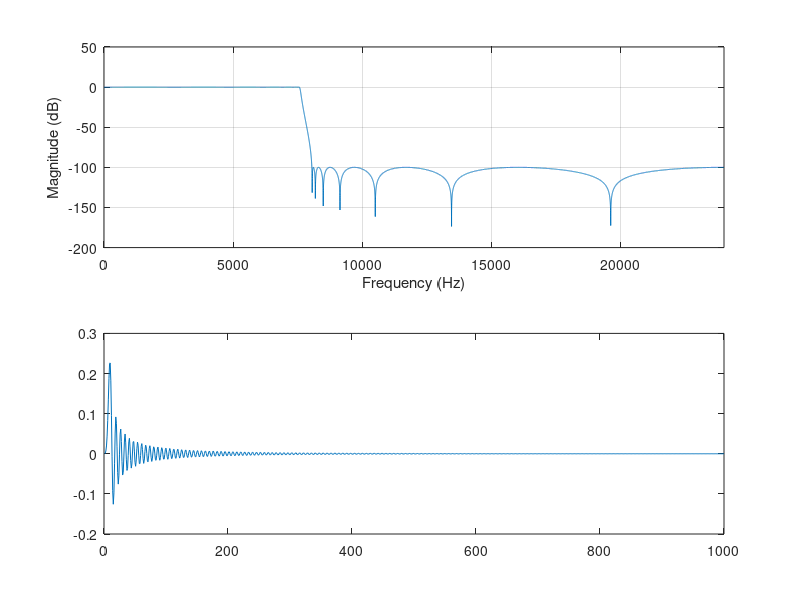
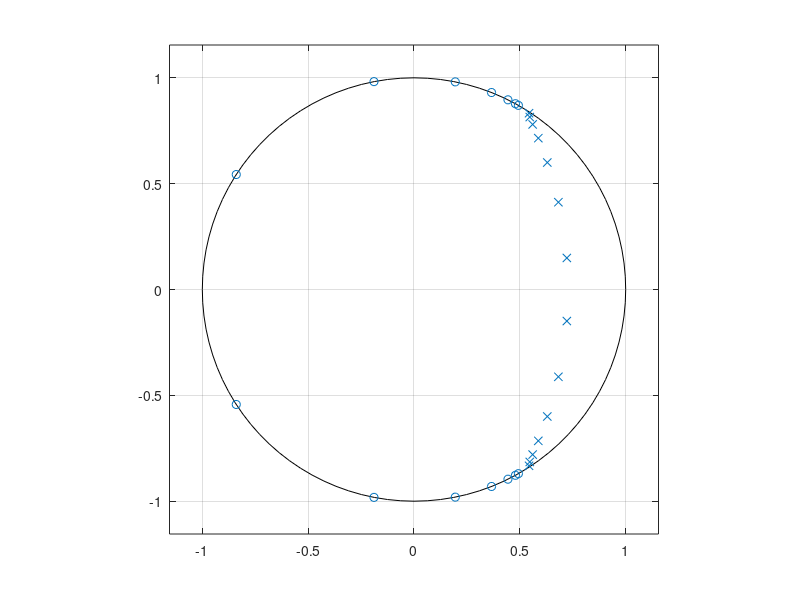

MATLAB code for these plots, in order:
function Resample_LPF

% 48000 ==> 8000
Fp1 = 48000; Fp2 = 8000;
L = 1; M = 6; order = 14;
[b,a] = ellip(order, 0.1, 100, 0.94*L/M);
sos = tf2sos(b,a);

% b = round(b*1000000)/1000000;
% a = round(a*1000000)/1000000;
% 
figure(1)
freqz(b,a, 8*2048, Fp1)
subplot(2,1,2)
delta = 1; delta(1000) = 0;
plot(filter(b,a, delta));

figure(2)
zplane(b,a)

% save_lpf(Fp1, Fp2, L, M, order, b, a);
save_lpf_sos(Fp1, Fp2, L, M, order, sos);
pause

% 44100 ==> 11025
Fp1 = 44100; Fp2 = 11025;
L = 1; M = 4; order = 14;
[b,a] = ellip(order, 0.1, 100, 0.94*L/M);
sos = tf2sos(b,a);

figure(1)
freqz(b,a, 8*2048, Fp1)
subplot(2,1,2)
delta = 1; delta(1000) = 0;
plot(filter(b,a, delta));

figure(2)
zplane(b,a)

% save_lpf(Fp1, Fp2, L, M, order, b, a);
save_lpf_sos(Fp1, Fp2, L, M, order, sos);
pause

% 48000 ==> 16000
Fp1 = 48000; Fp2 = 16000;
L = 1; M = 3; order = 14;
[b,a] = ellip(order, 0.1, 100, 0.945*L/M);
sos = tf2sos(b,a);

figure(1)
freqz(b,a, 8*2048, Fp1)
subplot(2,1,2)
delta = 1; delta(1000) = 0;
plot(filter(b,a, delta));

figure(2)
zplane(b,a)

% save_lpf(Fp1, Fp2, L, M, order, b, a);
save_lpf_sos(Fp1, Fp2, L, M, order, sos);
pause

% 44100 ==> 22050
Fp1 = 44100; Fp2 = 22050;
L = 1; M = 2; order = 14;
[b,a] = ellip(order, 0.1, 100, 0.95*L/M);
sos = tf2sos(b,a);

figure(1)
freqz(b,a, 8*2048, Fp1)
subplot(2,1,2)
delta = 1; delta(1000) = 0;
plot(filter(b,a, delta));

figure(2)
zplane(b,a)

save_lpf(Fp1, Fp2, L, M, order, b, a);
pause

% 48000 ==> 32000
% 96000 ==> 32000
Fp1 = 48000; Fp2 = 32000;
L = 1; M = 3; order = 14;
[b,a] = ellip(order, 0.1, 100, 0.945*L/M);
sos = tf2sos(b,a);

figure(1)
freqz(b,a, 8*2048, L*Fp1)
subplot(2,1,2)
delta = 1; delta(1000) = 0;
plot(filter(b,a, delta));

figure(2)
zplane(b,a)

% save_lpf(Fp1, Fp2, L, M, order, b, a);
save_lpf_sos(Fp1, Fp2, L, M, order, sos);


% +++++++++++++++++++++++++++++++++++++++++++ 
function save_lpf(Fp1, Fp2, L, M, order, b, a);

filename = sprintf('Fp1 = %i, Fp2 = %i.txt', Fp1, Fp2);

plik = fopen(filename, 'wb');
fprintf(plik, 'Fp1 = %i, Fp2 = %i\n', Fp1, Fp2);
fprintf(plik, 'L = %i, M = %i\n', L, M);
fprintf(plik, 'order = %i\n', order);
fprintf(plik, 'b = {%.15f, ', b(1));
fprintf(plik, '%.15f, ', b(2:end-1));
fprintf(plik, '%.15f};\n', b(end));
fprintf(plik, 'a = {%.15f, ', a(1));
fprintf(plik, '%.15f, ', a(2:end-1));
fprintf(plik, '%.15f};\n', a(end));
fclose(plik);


% +++++++++++++++++++++++++++++++++++++++++++ 
function save_lpf_sos(Fp1, Fp2, L, M, order, sos);

filename = sprintf('Fp1 = %i, Fp2 = %i.txt', Fp1, Fp2);

plik = fopen(filename, 'wb');
fprintf(plik, 'Fp1 = %i, Fp2 = %i\n', Fp1, Fp2);
fprintf(plik, 'L = %i, M = %i\n', L, M);
fprintf(plik, 'order = %i, no_of_sos_segments = %i\n', order, size(sos,1));

for ind=1:size(sos,1)
  b = sos(ind,1:3);
  fprintf(plik, 'wave_in_resample_LPF_b_%i_%i[%i] = {%.15f, ', Fp1, Fp2, ind-1, b(1));
  fprintf(plik, '%.15f, ', b(2:end-1));
  fprintf(plik, '%.15f};\n', b(end));
end
for ind=1:size(sos,1)
  a = sos(ind,4:6);
  fprintf(plik, 'wave_in_resample_LPF_a_%i_%i[%i] = {%.15f, ', Fp1, Fp2, ind-1, a(1));
  fprintf(plik, '%.15f, ', a(2:end-1));
  fprintf(plik, '%.15f};\n', a(end));
end
fclose(plik);


